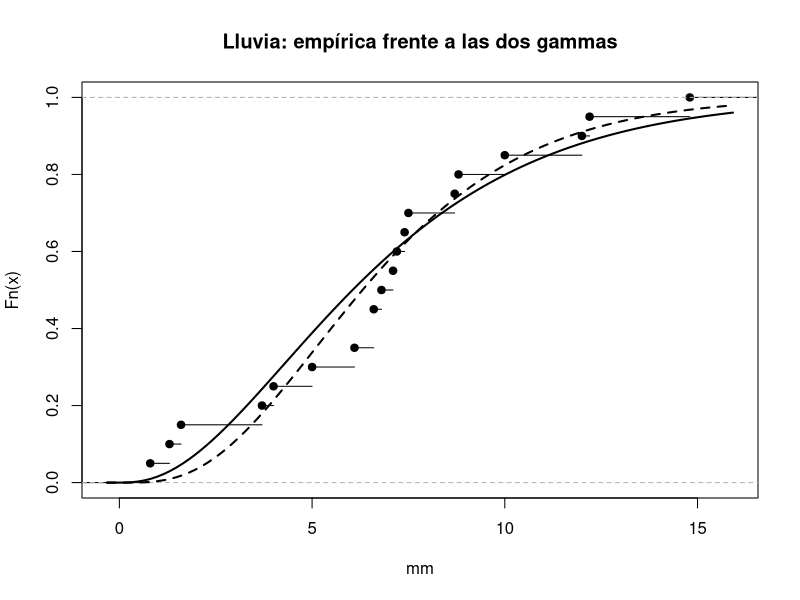

Write the R code that produced this figure.
# Programa 3: la lluvia con optim y fitdist
# Del artículo «Estimación puntual — práctica en R con la estación del campus, momentos, optimize, optim y fitdist (y la verosimilitud que me salía cero con 400 lecturas)»
# https://sergiolearns.com/estimacion-puntual-practica/

# Datos de la estación de la azotea
viento  <- c(7.9, 12.2, 11.5, 11.8, 7.0, 11.7, 4.6, 20.3, 9.4, 10.6,
             12.9, 3.1, 9.2, 27.3, 12.3, 5.5, 14.2, 14.2, 7.4, 21.1,
             14.6, 6.4, 25.4, 8.2, 14.8, 4.1, 7.1, 18.0, 5.6, 16.4,
             13.1, 19.7, 12.1, 11.0, 9.1, 20.8, 21.7, 18.6, 1.2, 4.5)
rafagas <- c(2, 6, 4, 4, 9, 4, 4, 1, 3, 3, 1, 4, 1, 1, 3, 2, 2, 3, 4, 3, 1, 4, 6, 2)
llueve  <- c(0, 1, 0, 0, 0, 0, 0, 1, 0, 0, 0, 0, 1, 0, 1, 0, 1, 0, 1, 0, 0, 0, 0, 0, 0, 0, 1, 1, 0, 1)
lluvia  <- c(5.0, 8.8, 6.8, 6.1, 0.8, 8.7, 3.7, 10.0, 7.4, 1.6,
             7.1, 1.3, 7.5, 6.6, 12.0, 4.0, 7.2, 12.2, 14.8, 6.6)
retraso <- c(1.34, 1.18, 2.95, 3.36, 3.51, 1.17, 3.42, 3.74, 1.62, 0.91, 0.05, 1.01, 3.35, 0.52, 1.37)

s2p  <- mean((lluvia - mean(lluvia))^2)            # S'^2
a_mm <- mean(lluvia)^2 / s2p                       # momentos: forma
b_mm <- mean(lluvia) / s2p                         # momentos: tasa

logver <- function(par, x) sum(dgamma(x, shape = par[1], rate = par[2], log = TRUE))
emv <- optim(par = c(a_mm, b_mm), fn = logver, x = lluvia,
             method = "L-BFGS-B", lower = c(0.01, 0.01),   # parámetros positivos
             control = list(fnscale = -1))                 # maximizar
a_mv <- emv$par[1]; b_mv <- emv$par[2]

round(rbind(momentos = c(forma = a_mm, tasa = b_mm, media = a_mm / b_mm,
                         l = logver(c(a_mm, b_mm), lluvia),
                         p_mas_10 = 1 - pgamma(10, a_mm, b_mm)),
            max_verosimilitud = c(a_mv, b_mv, a_mv / b_mv, emv$value,
                                  1 - pgamma(10, a_mv, b_mv))), 3)
c(convergencia = emv$convergence, dias_mas_10 = mean(lluvia > 10))

plot(ecdf(lluvia), main = "Lluvia: empírica frente a las dos gammas", xlab = "mm")
curve(pgamma(x, a_mv, b_mv), add = TRUE, lwd = 2)          # máxima verosimilitud
curve(pgamma(x, a_mm, b_mm), add = TRUE, lwd = 2, lty = 2) # momentos

# Con fitdist (paquete fitdistrplus, instálalo una vez con install.packages("fitdistrplus"))
suppressMessages(library(fitdistrplus))
ajuste <- fitdist(lluvia, "gamma")                 # method = "mle" por defecto
ajuste
round(c(loglik = ajuste$loglik, aic = ajuste$aic), 3)
fitdist(lluvia, "gamma", method = "mme")$estimate   # el de momentos
